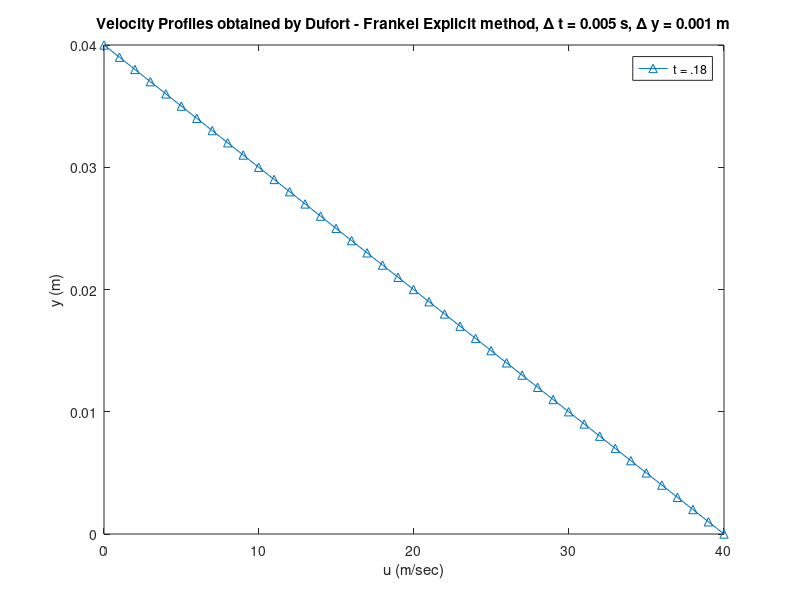

Write the MATLAB code that produced this figure.
% Leander Tenbarge
% Chapter 3: Parabolic PDE's, Hoffman's Numerical Methods


clear all

% Input:
height = .040; % m
time = 5;    % sec
dy = 0.001;    % m
dt = 0.005;    % sec
nu = 0.000217; % m^2/s
Uo = 40;       % m/s 
r = nu*dt/dy^2;

% Generating spacial and temporal domain
y = 0:dy:height;                    % Spatial domain from 0 to height with step dx
t = 0:dt:time;                      % Temporal domain from 0 to 1 second with step dt
Uftcs = zeros(length(y),length(t)); % FTCS explicit solution
Udf = zeros(length(y),length(t));   % Dufort - Frankel method
Ucn = zeros(length(y),length(t));   % Crank-Nicholson implicit
Ul = zeros(length(y),length(t));    % Laasonen method



% FTCS explicit method:
for j = 2:length(t) % Looping over the temporal domain:
    Uftcs(1,:) = Uo;      % U(y = 0) = Uo
    Uftcs(end,:) = 0;     % U(y = h) = 0 

    for i = 2:length(y)-1 % Looping over the spacial domain
        Uftcs(i,j) = Uftcs(i,j-1) + ((nu*dt)/(dy^2))*(Uftcs(i+1,j-1) - 2*Uftcs(i,j-1) + Uftcs(i-1,j-1));
    end
end



% Dufort - Frankel method:
for j = 2:length(t) % Looping over the temporal domain:
    Udf(1,:) = Uo;      % U(y = 0) = Uo
    Udf(end,:) = 0;     % U(y = h) = 0 

    for i = 2:length(y)-1 % Looping over the spacial domain
        Udf(i,j+1) = ((1 - 2*r)*Udf(i,j-1) + 2*r*(Udf(i+1,j) + Udf(i-1,j)))/(1 + 2*r);
    end
end


% Crank - Nicholson:
% Contructing the A & B matricies:
A = zeros(length(y), length(y)); 
B = zeros(length(Ucn(:,1)), length(Ucn(1,:))-1); 
A(1,1) = 1; 
A(end,end) = 1;

for i = 2:length(Udf(:,1))-1
    for j = 2:length(Udf(:,1))-1
        if i ==j
            A(i,j-1) = -r;
            A(i,j) = 2*(1+r);
            A(i,j+1) = -r;
        end 
    end
end

B(1,:) = Uo;
B(end,:) = 0;

for j = 2:length(Ucn(1,:)) 
    for i = 2:length(Ucn(:,1)) - 1
        B(i,j) = r*Ucn(i-1,j-1) + 2 * (1 - r)*Ucn(i,j-1) + r*Ucn(i+1,j-1);
    end 
    Ucn(:,j) = A \ B(:,j);
end











% % FTCS explicit plotting:
% subplot(3,1,1)
% hold on 
% for i = [find(t == .18),find(t == 0.36),find(t == .54),find(t == .72),find(t == .90),find(t == 1.08),find(t == 5)]
%     plot(Uftcs(:,i),y,'^-')
% end
% title(sprintf('Velocity Profiles obtained by FTCS Explicit method, \\Delta t = %.3f s, \\Delta y = %.3f m', dt, dy))
% legend('t = .18', 't = 0.36', 't = 0.54', 't = 0.72', 't = .90', 't = 1.08' )
% xlabel('u (m/sec)')
% ylabel('y (m)')
% hold off
% 
% % Dufort - Frankel explicit plotting:
% subplot(3,1,2)
% hold on 
% for i = [find(t == .18),find(t == 0.36),find(t == .54),find(t == .72),find(t == .90),find(t == 1.08),find(t == 5)]
%     plot(Udf(:,i),y,'^-')
% end
% title(sprintf('Velocity Profiles obtained by Dufort - Frankel Explicit method, \\Delta t = %.3f s, \\Delta y = %.3f m', dt, dy))
% legend('t = .18', 't = 0.36', 't = 0.54', 't = 0.72', 't = .90', 't = 1.08' )
% xlabel('u (m/sec)')
% ylabel('y (m)')
% hold off
% 
% % Crank - Nicholson Plotting
% subplot(3,1,3)
% hold on 
% for i = [find(t == .18),find(t == 0.36),find(t == .54),find(t == .72),find(t == .90),find(t == 1.08),find(t == 5)]
%     plot(Ucn(:,i),y,'^-')
% end
% title(sprintf('Velocity Profiles obtained by Crank - Nicolson method, \\Delta t = %.3f s, \\Delta y = %.3f m', dt, dy))
% legend('t = .18', 't = 0.36', 't = 0.54', 't = 0.72', 't = .90', 't = 1.08' )
% xlabel('u (m/sec)')
% ylabel('y (m)')
% hold off


for i = [find(t == .18),find(t == 0.36),find(t == .54),find(t == .72),find(t == .90),find(t == 1.08),find(t == 5)]
    plot(Udf(:,i),y,'^-')
end
title(sprintf('Velocity Profiles obtained by Dufort - Frankel Explicit method, \\Delta t = %.3f s, \\Delta y = %.3f m', dt, dy))
legend('t = .18', 't = 0.36', 't = 0.54', 't = 0.72', 't = .90', 't = 1.08' )
xlabel('u (m/sec)')
ylabel('y (m)')
hold off
